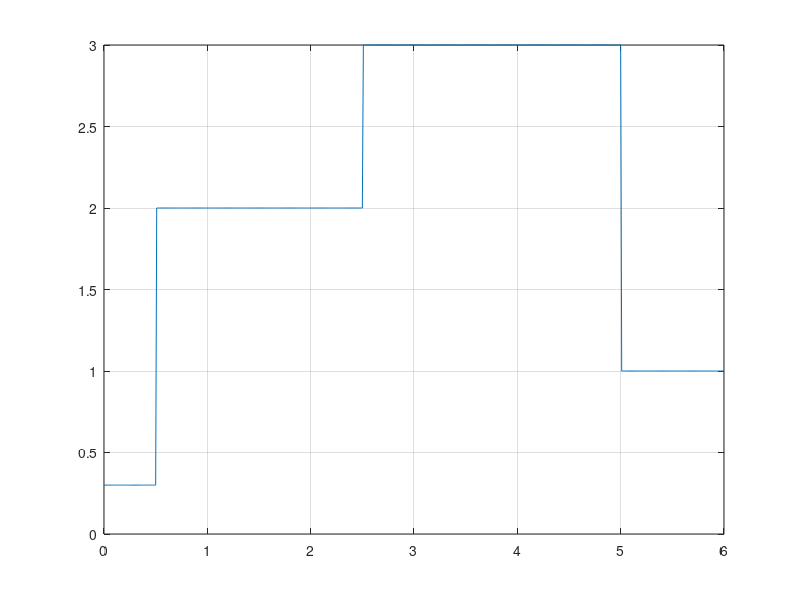

Source code (MATLAB):

%% Stationary trajectory
t = 0:0.01:6;
ref_x = zeros(1,length(t));
ref_y = zeros(1,length(t));
ref_z = -1*ones(1,length(t));
ref_T = zeros(1,length(t)); % F1 F2 F3 F4

r = [t.', ref_x.', ref_y.', ref_z.', ref_T.', ref_T.', ref_T.', ref_T.'];

save('ref.mat','r')


%% Vertical trajectory

t1 = 0 : 0.01 : 0.5;
t2 = 0.51 : 0.01 : 2.5;
t3 = 2.51 : 0.01 : 5;
t4 = 5.01 : 0.01 : 6;
%%
z1 = -0.3*ones(1,length(t1));
z2 = -2.0*ones(1,length(t2));
z3 = -3.0*ones(1,length(t3));
z4 = -1*ones(1,length(t4));
%%
t = [t1, t2, t3, t4];
ref_z = [ z1, z2, z3, z4];
ref_T = zeros(1,length(t));

figure
plot (t,-ref_z);
grid on
%%
r = [t.', ref_z.', ref_T.'];

save('ref.mat','r')

